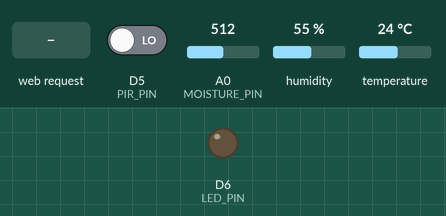
A sketch run on a simulated ESP8266 (NodeMCU). Parts: output pins drawn as LEDs (lit = HIGH). The test bench sets the inputs (shaded band); at power-on: D5 (PIR_PIN) LOW, A0 (MOISTURE_PIN) = 512, humidity 55 %, temperature 24 °C. WiFi joins after 1.5 s; servers stay silent unless stated; what the sketch prints to the serial monitor is not drawn.

Above: at 3.2 s.
3.3 s: HTTP request GET /toggle_led received
At 4.1 s:
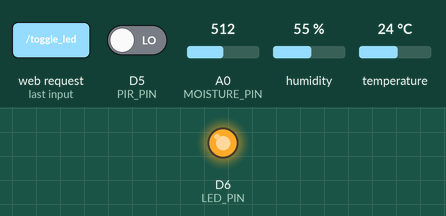
Timing chart, 0 to 6.3 s (numbered marks = the images above; inputs shaded):
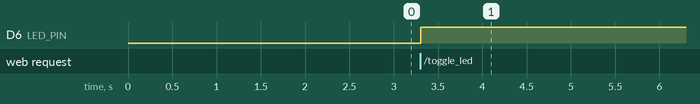

The sketch:

CodeSMSfPaPC.ino
```cpp
#include <ESP8266WiFi.h>
#include <DHT.h>

// WiFi credentials
const char* ssid = "ABCDEF";
const char* password = "abc123";

// DHT sensor setup (Temperature and Humidity Sensor)
#define DHTPIN D2
#define DHTTYPE DHT11
DHT dht(DHTPIN, DHTTYPE);

// Soil Moisture Sensor setup
#define MOISTURE_PIN A0

// PIR Motion Sensor setup
#define PIR_PIN D5

// Photoresistor (LDR) setup
#define LDR_PIN A0

// LED control setup
#define LED_PIN D6          // LED connected to GPIO D6 (replace with any available GPIO pin)

WiFiServer server(80);

// Variable to hold the LED state (0 = off, 1 = on)
int ledState = LOW;

void setup() {
  Serial.begin(115200);

  WiFi.begin(ssid, password);
  while (WiFi.status() != WL_CONNECTED) {
    delay(1000);
    Serial.println("Connecting to WiFi...");
  }
  Serial.println("Connected to WiFi!");
  Serial.print("IP Address: ");
  Serial.println(WiFi.localIP());

  dht.begin();
  pinMode(PIR_PIN, INPUT);
  pinMode(LED_PIN, OUTPUT);  // Set the LED pin as an output

  server.begin();
}

void loop() {
  WiFiClient client = server.available();
  if (client) {
    String currentLine = "";
    while (client.connected()) {
      if (client.available()) {
        char c = client.read();
        currentLine += c;
        if (c == '\n') {
          if (currentLine.startsWith("GET /")) {
            // Check for fan toggle button press
            if (currentLine.indexOf("GET /toggle_led") >= 0) {
              ledState = (ledState == LOW) ? HIGH : LOW; // Toggle the LED state
              digitalWrite(LED_PIN, ledState);  // Toggle the LED state
            }
            sendDashboard(client);
            break;
          }
        }
      }
    }
    client.stop();
  }
}

// Function to send the HTML Dashboard
void sendDashboard(WiFiClient& client) {
  float temperature = dht.readTemperature();
  float humidity = dht.readHumidity();
  int soilMoisture = analogRead(MOISTURE_PIN);
  int lightLevel = analogRead(LDR_PIN);
  int motionDetected = digitalRead(PIR_PIN);

  // Start of the HTTP response
  client.print("HTTP/1.1 200 OK\r\nContent-Type: text/html\r\n\r\n");
  client.print("<html><head>");

  // Meta tag for auto-refresh every 5 seconds
  client.print("<meta http-equiv='refresh' content='5'>");

  // CSS for styling
  client.print("<style>");
  client.print("body {");
  client.print("font-family: Arial, sans-serif;");
  client.print("text-align: center;");
  client.print("color: white;");
  client.print("background: url('https://i.imgur.com/N8HW82H.png') no-repeat center center fixed;");
  client.print("background-size: cover;");
  client.print("margin: 0;");
  client.print("padding: 10px 0;");
  client.print("height: 100vh;");
  client.print("}");
  client.print(".content {");
  client.print("background: rgba(0, 0, 0, 0.6);");
  client.print("padding: 30px;");
  client.print("border-radius: 15px;");
  client.print("display: inline-block;");
  client.print("margin-top: 100px;");
  client.print("width: 80%;");
  client.print("max-width: 600px;");
  client.print("box-shadow: 0px 4px 8px rgba(0, 0, 0, 0.5);");
  client.print("}");
  client.print("h1 {");
  client.print("margin-bottom: 20px;");
  client.print("font-size: 28px;");
  client.print("font-weight: bold;");
  client.print("}");
  client.print("p {");
  client.print("margin: 10px 0;");
  client.print("font-size: 20px;");
  client.print("line-height: 1.5;");
  client.print("}");
  client.print("button {");
  client.print("padding: 10px 20px;");
  client.print("font-size: 18px;");
  client.print("cursor: pointer;");
  client.print("border: none;");
  client.print("background-color: #4CAF50;");
  client.print("color: white;");
  client.print("border-radius: 5px;");
  client.print("margin-top: 20px;");
  client.print("}");
  client.print("button:hover {");
  client.print("background-color: #45a049;");
  client.print("}");
  client.print("</style>");
  client.print("</head><body>");

  // HTML content (dashboard)
  client.print("<div class='content'>");
  client.print("<h1>Smart Pet and Plant Care System</h1>");
  client.print("<p><strong>Temperature:</strong> " + String(temperature) + "&deg;C</p>");
  client.print("<p><strong>Humidity:</strong> " + String(humidity) + "%</p>");
  client.print("<p><strong>Soil Moisture:</strong> " + String(soilMoisture) + "</p>");
  client.print("<p><strong>Light Level:</strong> " + String(lightLevel) + "</p>");
  client.print("<p><strong>Motion Detected:</strong> " + String(motionDetected == HIGH ? "Yes" : "No") + "</p>");

  // Add the toggle LED button
  client.print("<p><a href='/toggle_led'><button>Toggle LED</button></a></p>");

  client.print("<p><i>Page refreshes every 5 seconds</i></p>");
  client.print("</div>");

  // Closing the body and html tags
  client.print("</body></html>");

}
```

Measured:
- after the input at 3.3 s, D6 (LED_PIN): LOW → HIGH at once
